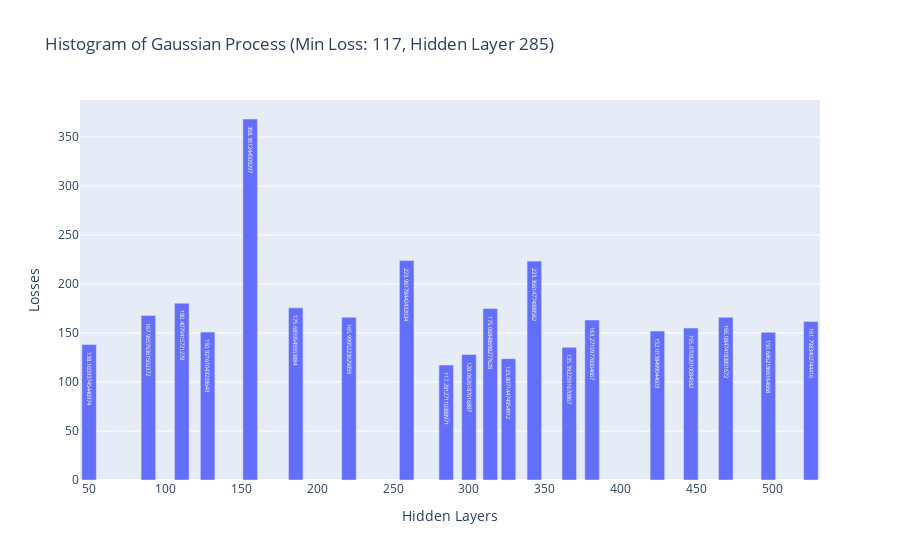

The notebook cell saved with this chart:
### Code cell
import plotly.express as px

fig = px.bar(
    x=best_n_hidden, y=scores, title=f"Histogram of Gaussian Process (Min Loss: {int(min(scores))}, Hidden Layer: {best_n_hidden[np.argmin(scores)]})",
    text = scores,
    labels = {'x':'Hidden Layers',
              'y': 'Losses'}
)
fig.show()

### Figure 1 — Plotly figure (JSON) as saved in the notebook; plotly's stock layout.template omitted (floating-point values rounded to 4 significant figures)
{"data": [{"alignmentgroup": "True", "hovertemplate": "Hidden Layers=%{x}<br>Losses=%{y}<br>text=%{text}<extra></extra>", "legendgroup": "", "marker": {"color": "#636efa"}, "name": "", "offsetgroup": "", "orientation": "v", "showlegend": false, "text": [150.9, 135.4, 161.8, 138.2, 224.0, 152.0, 163.3, 123.8, 175.7, 166.1, 223.4, 128.1, 168.0, 166.0, 368.4, 150.7, 175.1, 117.3, 155.1, 180.4], "textposition": "auto", "type": "bar", "x": [128, 366, 525, 50, 259, 424, 381, 326, 186, 469, 343, 300, 89, 221, 156, 497, 314, 285, 446, 111], "xaxis": "x", "y": [150.9, 135.4, 161.8, 138.2, 224.0, 152.0, 163.3, 123.8, 175.7, 166.1, 223.4, 128.1, 168.0, 166.0, 368.4, 150.7, 175.1, 117.3, 155.1, 180.4], "yaxis": "y"}], "layout": {"barmode": "relative", "legend": {"tracegroupgap": 0}, "title": {"text": "Histogram of Gaussian Process (Min Loss: 117, Hidden Layer 285)"}, "xaxis": {"anchor": "y", "domain": [0, 1], "title": {"text": "Hidden Layers"}}, "yaxis": {"anchor": "x", "domain": [0, 1], "title": {"text": "Losses"}}}}
